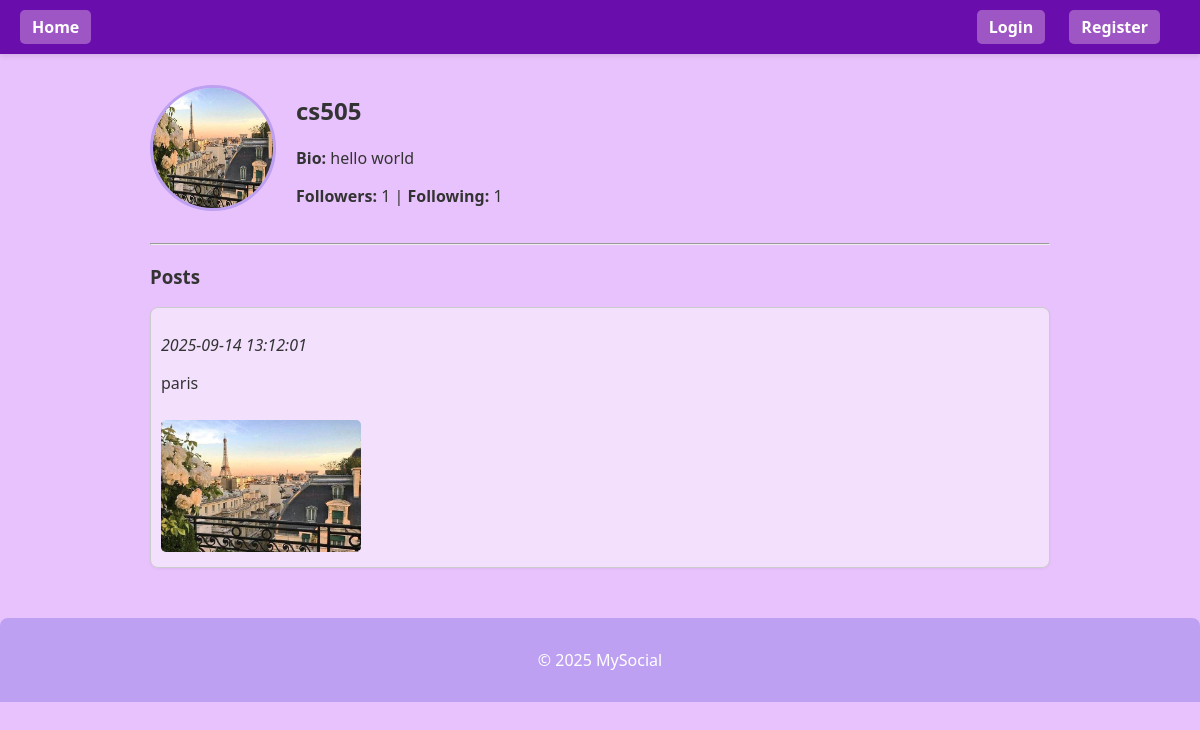
Screenshot of /profile/cs505 with the database file from the repository.
### tables this page shows
CREATE TABLE users (
            id INTEGER PRIMARY KEY AUTOINCREMENT,
            username TEXT UNIQUE NOT NULL,
            password_hash TEXT NOT NULL,
            bio TEXT,
            profile_pic TEXT
        );

CREATE TABLE posts (
            id INTEGER PRIMARY KEY AUTOINCREMENT,
            user_id INTEGER NOT NULL,
            content TEXT NOT NULL,
            image TEXT,
            timestamp DATETIME DEFAULT CURRENT_TIMESTAMP,
            FOREIGN KEY(user_id) REFERENCES users(id)
        );

### app.py (the view)
@app.route("/profile/<string:username>")
def profile(username):
    conn = sqlite3.connect(DATABASE)
    cursor = conn.cursor()
    cursor.execute("SELECT id, username, bio, profile_pic FROM users WHERE username=?", (username,))
    user = cursor.fetchone()
    if not user:
        conn.close()
        flash("User not found!", "danger")
        return redirect(url_for("index"))
    user_id = user[0]
    cursor.execute("""
        SELECT id, content, image, timestamp
        FROM posts
        WHERE user_id=?
        ORDER BY timestamp DESC
    """, (user_id,))
    posts = cursor.fetchall()
    is_following = False
    if current_user.is_authenticated and current_user.id != user_id:
        cursor.execute("SELECT * FROM follows WHERE follower_id=? AND following_id=?",
                       (current_user.id, user_id))
        if cursor.fetchone():
            is_following = True
    cursor.execute("SELECT COUNT(*) FROM follows WHERE following_id=?", (user_id,))
    followers_count = cursor.fetchone()[0]
    cursor.execute("SELECT COUNT(*) FROM follows WHERE follower_id=?", (user_id,))
    following_count = cursor.fetchone()[0]
    conn.close()
    return render_template(
        "profile.html",
        profile_user=user,
        posts=posts,
        is_following=is_following,
        followers_count=followers_count,
        following_count=following_count
    )

### templates/profile.html (shortened to what this page needs)
{% extends "base.html" %}
{% block content %}
<div class="profile-header">
  {% if profile_user[3] %}
    <img src="{{ url_for('static', filename='uploads/' + profile_user[3]) }}"
         alt="Profile Picture" width="120" height="120" style="border-radius:50%;">
  {% endif %}
  <div>
    <h2>{{ profile_user[1] }}</h2>
    <p><strong>Bio:</strong> {{ profile_user[2] or "No bio yet." }}</p>
    <p>
      <strong>Followers:</strong> {{ followers_count }} |
      <strong>Following:</strong> {{ following_count }}
    </p>
  </div>
</div>
<hr>
<h3>Posts</h3>
{% for post in posts %}
  <div class="post" style="border:1px solid #ccc; padding:10px; margin:10px 0;">
    <p>
      <em>{{ post[3] }}</em>
    </p>
    <p>{{ post[1] }}</p>
    {% if post[2] %}
      <img src="{{ url_for('static', filename='uploads/' + post[2]) }}" width="200">
    {% endif %}
  </div>
{% else %}
  <p>No posts yet.</p>
{% endfor %}
{% endblock %}

### static/css/style.css (style rules this page uses)
body, html { margin: 0; padding: 0; font-family: 'Segoe UI', Tahoma, Geneva, Verdana, sans-serif; background-color: #e8c2fc; color: #333; }
.profile-header { display: flex; align-items: center; gap: 20px; margin-bottom: 20px; }
.profile-header img { border-radius: 50%; border: 3px solid #bda0f1; }
div.post { border: 1px solid #ddd; background-color: rgba(255,255,255,0.5); padding: 15px; margin: 15px 0; border-radius: 8px; box-shadow: 0 1px 3px rgba(0,0,0,0.05); }
div.post img { max-width: 100%; margin-top: 10px; border-radius: 5px; }

### rows the page displays
users: profile_pic (picture), username "cs505", bio "hello world"
posts: timestamp "2025-09-14 13:12:01", content "paris", image (picture)

### other values shown
{{ followers_count }} "1"
{{ following_count }} "1"
